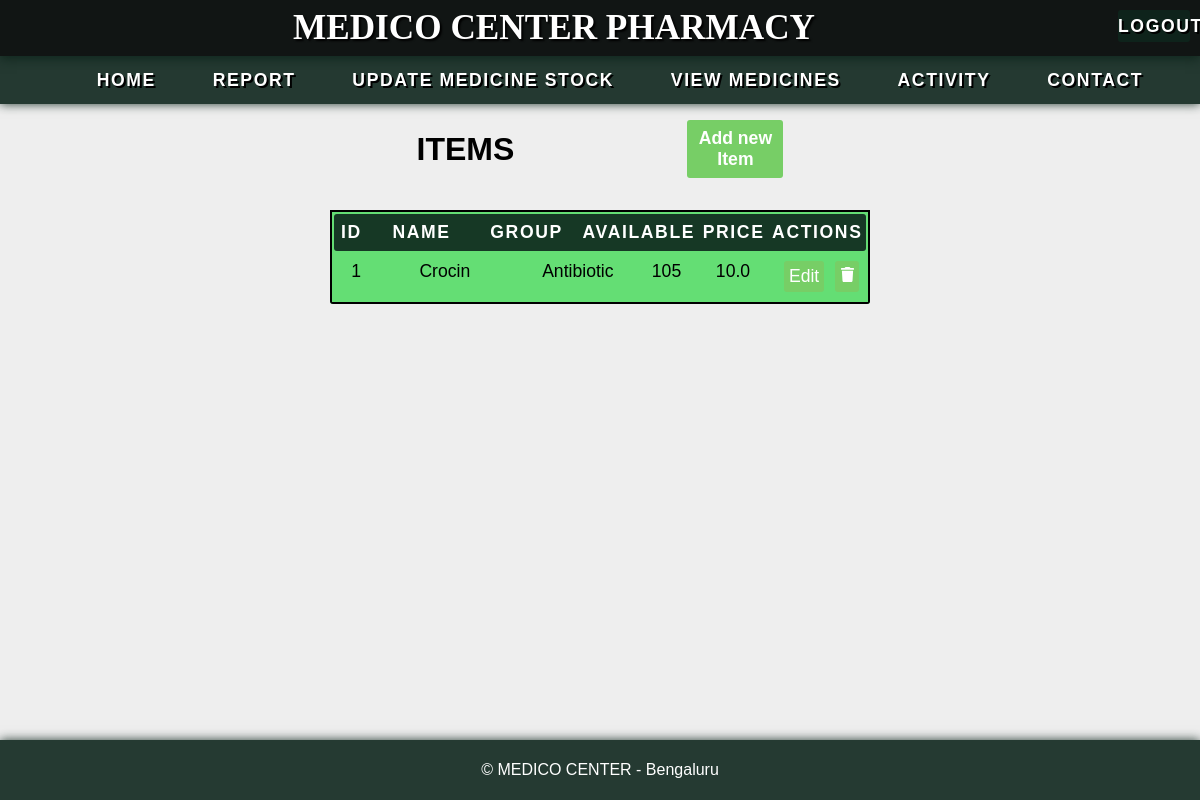
/items, run on the app's committed database.
### app/models.py (models this page shows)
class Item(db.Model):
    id = db.Column(db.Integer, primary_key=True)
    name = db.Column(db.String(100), nullable=False)
    group = db.Column(db.String(100), nullable=False)
    quantity = db.Column(db.Integer, nullable=False)
    price = db.Column(db.Float, nullable=False)
    code = db.Column(db.String(100), unique=True, nullable=False)
    user_id = db.Column(db.Integer, db.ForeignKey('user.id'), nullable=False)
    items = db.relationship('BillItem', backref='item',
                            lazy=True, cascade='all, delete-orphan')

### app/views.py (the view)
@app.route('/items')
def items():
    items = Item.query.all()
    return render_template('items.html', items=items)

### app/templates/items.html (shortened to what this page needs)
{% extends 'layout.html' %} {% block title %}Items{% endblock %} {% block
content %}
<section class="items">
  <div class="item-view-header">
    <h2>Items</h2>
    <button class="btn-add-items" onclick="sendToAddItem()">
      Add new Item
    </button>
  </div>
  <table class="item-table">
    <thead>
      <tr>
        <th>ID</th>
        <th>Name</th>
        <th>Group</th>
        <th>Available</th>
        <th>Price</th>
        <th>Actions</th>
      </tr>
    </thead>
    <tbody>
      {% for item in items %}
      <tr>
        <td>{{ item.id }}</td>
        <td>{{ item.name }}</td>
        <td>{{ item.group }}</td>
        <td>{{ item.quantity }}</td>
        <td>{{ item.price }}</td>
        <td class="options">
          <a href="{{ url_for('edit_item', item_id=item.id) }}">Edit</a>
          <button
            data-item-id="{{ item.id }}"
            id="del-item"
            class="btn-submit"
            onclick="delete_item('{{item.id}}')"
          >
            <img class="icon trash-icon" src="../static/svg/trash-solid-white.svg" />
          </button>
        </td>
      </tr>
      {% endfor %}
    </tbody>
  </table>
</section>
{% endblock %}

### app/static/css/style.css (style rules this page uses)
:root { --brand-font: Georgia, "Times New Roman", Times, serif; --body-font: "Franklin Gothic Medium", "Arial Narrow", Arial, sans-serif; --main-col: hsla(157, 45%, 10%, 0.898); --accent-col: #0ad4259a; --heading-f-size: 2rem; --default-f-size: 1.1rem; --border-rad: 3px; --container-border-rad: 5px; --main-header-f-col: rgba(255, 255, 255, 1); --headings-col: rgba(75, 121, 1, 0.5); --inp-fields-border: rgb(204, 204, 204); --inp-fields-bg: rgb(238, 238, 238); --buttons-col: rgb(119, 206, 102); }
html { margin: 0 !important; }
* { box-sizing: border-box; }
.icon { width: 30px; height: 30px; cursor: pointer; }
.trash-icon { width: 15px; height: 15px; }
body { margin: 0; padding: 0; background-color: var(--inp-fields-bg); }
nav ul li a, .items .item-table tbody tr td a { color: rgb(255, 255, 255); text-decoration: none; font-size: var(--default-f-size); transition: font-size 0.2s ease-in-out; }
#login, .btn-submit, .item-delete, .btn-logout, .print-report, .btn-add-stock, .btn-add-items { width: 8vw; padding: 8px; outline: none; border: none; border-radius: var(--border-rad); background-color: var(--buttons-col); color: var(--main-header-f-col); font-size: var(--default-f-size); cursor: pointer; transition: background-color 0.5s ease; font-weight: 600; }
.current-bill .table thead tr th, .current-bill .table tbody tr td, .item-table thead tr th, .item-table tbody tr td, .bills-item-table thead tr th, .bills-item-table tbody tr td, .container .user-activity-logs table thead tr, .container .user-activity-logs table tbody tr { width: 100%; font-family: var(--body-font); font-size: var(--default-f-size); padding-top: 1vh; padding-bottom: 1vh; margin-right: 5px; text-transform: capitalize; }
.current-bill .table thead tr th, .items .item-table thead tr th, .bills-item-table thead tr th, .container .user-activity-logs table thead tr th, .item-wise-bills .item-wise-bills-table thead tr th { font-size: var(--default-f-size); letter-spacing: 0.1rem; color: var(--main-header-f-col); text-transform: uppercase; }
.items { max-width: 45%; border-radius: var(--border-rad); margin-inline: auto; height: auto; max-height: 60vh; overflow-y: auto; }
.item-view-header { display: flex; justify-content: space-around; align-items: center; }
.items .item-view-header h2, .items h2 { text-align: center; font-size: var(--heading-f-size); font-weight: 600; text-transform: uppercase; font-family: var(--body-font); }
.item-table thead tr, .bills-item-table thead tr { border-radius: var(--border-rad); background-color: var(--main-col); }
.items .item-table thead tr, .items .item-table tbody tr { display: grid; grid-template-columns: 1fr 3fr 3fr 1fr 2fr 2fr; }
.items .item-table thead tr th, .items .item-table tbody tr td { text-align: center; }
.items .item-table tbody tr td, .bills-item-table tbody tr td { font-size: var(--default-f-size); }
.items .item-table tbody tr td a { padding: 5px; border-radius: var(--border-rad); transition: padding 0.1s ease; background-color: var(--buttons-col); color: #fff; font-size: 1.1rem; text-transform: capitalize; }
.items .item-table tbody .options { display: flex; justify-content: space-around; align-items: center; }
#del-item { width: 2vw; text-align: center; padding: 5px; margin: 0; }
.bills, .item-wise-bills, .item-table, .user-activity-logs { max-height: 50vh; height: auto; overflow: scroll; margin-top: 2vh; border: 2px solid black; margin-inline: auto; background-color: var(--accent-col); }
.item-table, .user-activity-logs { width: auto; }

### data on the page
Item: id "1", name "Crocin", group "Antibiotic", quantity "105", price "10.0"
